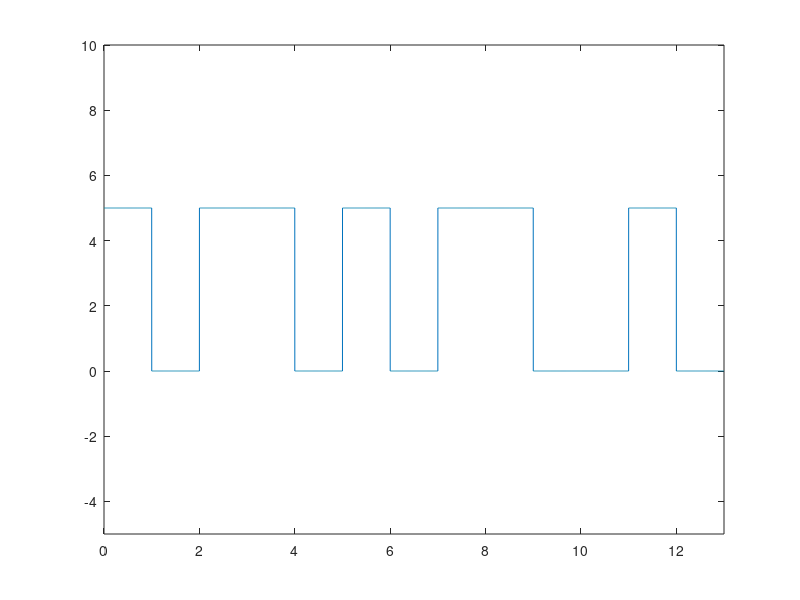

Write MATLAB code to recreate this figure.
clc;
clear all;
close all;

bits = [1,0,1,1,0,1,0,1,1,0,0,1,0];

#... Modulation

bitrate = 1; #... Number of bits per second
voltage = 5;

samplingRate = 1000;
samplingTime = 1/samplingRate;

endTime = length(bits)/bitrate;
time = 0:samplingTime:endTime;

index = 1;

for i = 1:length(time)
    if bits(index) == 1
        modulation(i) = voltage;
    else
        modulation(i) = 0;
    endif
    if time(i)*bitrate >= index
        index = index+1;
    endif
endfor

plot(time, modulation);
axis([0 endTime -5 voltage+5]);

#... Demodulation

index = 1

for i = 1:length(modulation)
    if modulation(i) == voltage
        demodultaion(index) = 1;
    else
        demodultaion(index) = 0;
    endif
    if time(i)*bitrate >= index
        index = index+1;
    endif
endfor

disp(demodultaion);
